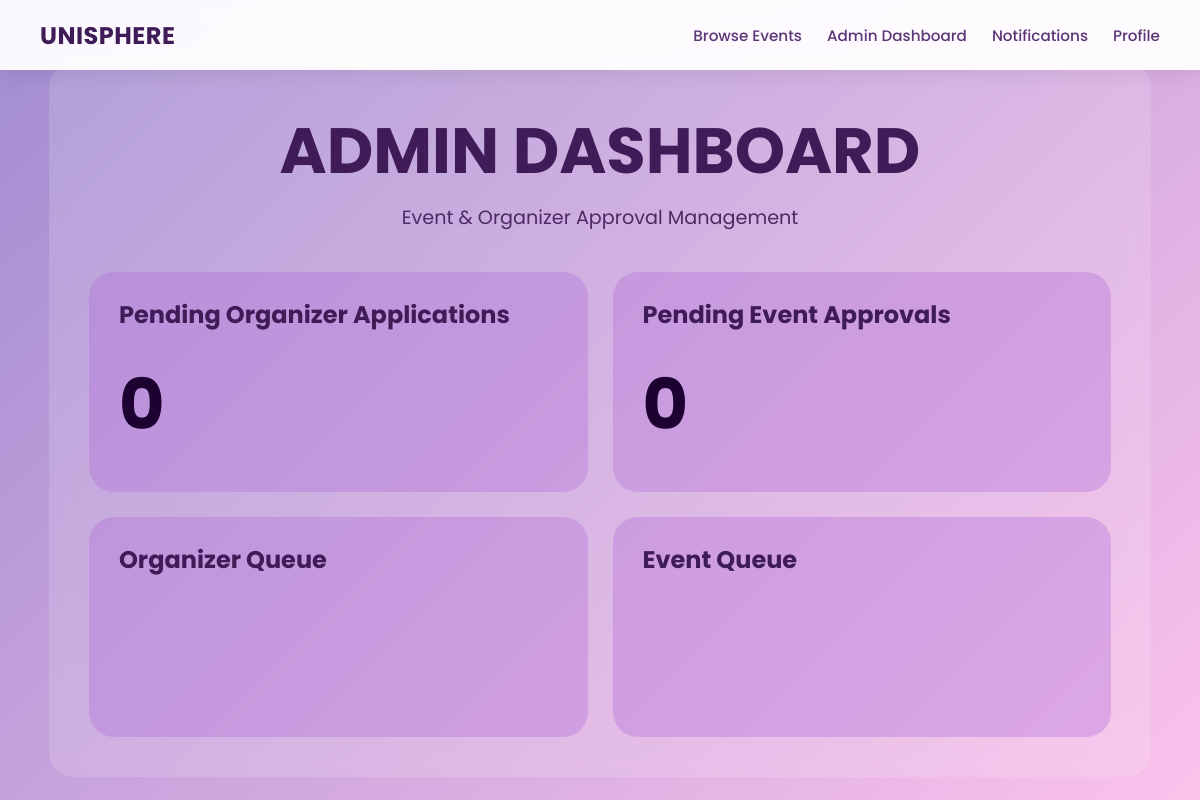
The page /admin_dashboard (signed in) on the database as committed earlier.
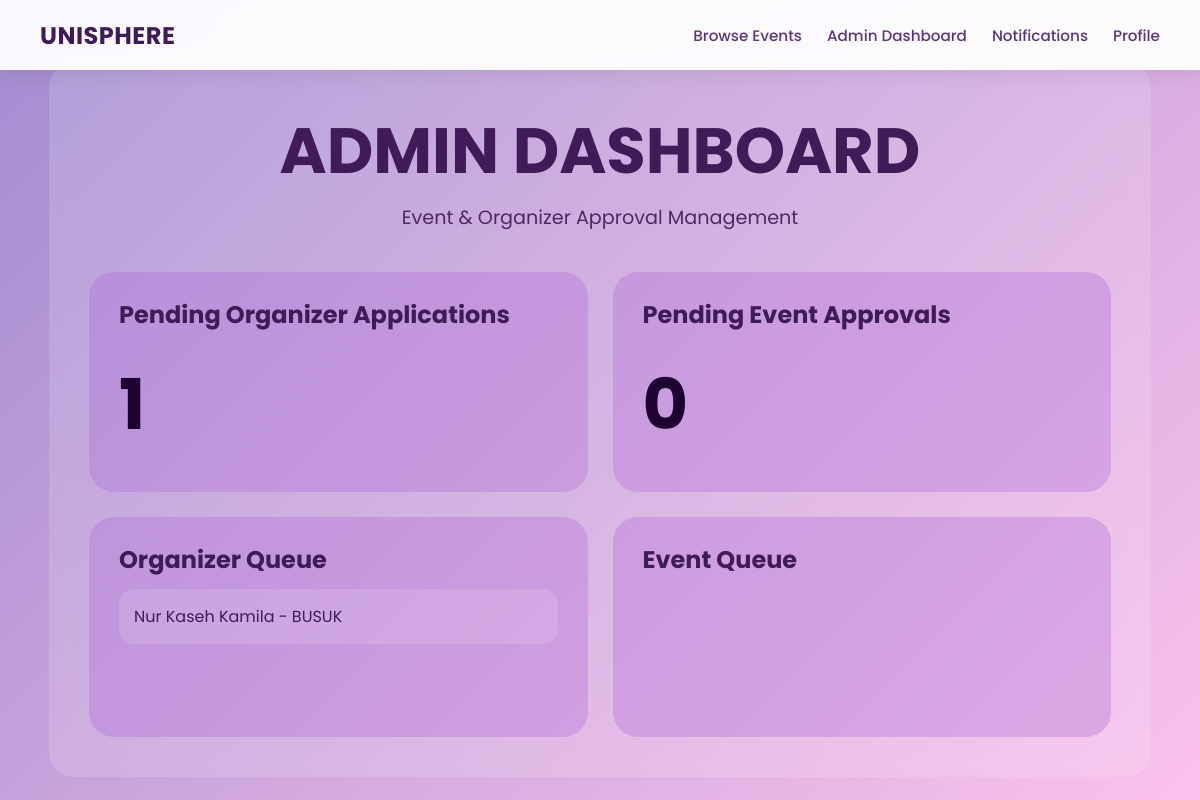
The same page on the database as committed later.
### tables this page shows
CREATE TABLE organizer_applications (
    application_id INTEGER PRIMARY KEY AUTOINCREMENT,
    student_id VARCHAR(10) NOT NULL,
    club_body TEXT NOT NULL,
    position_title TEXT NOT NULL,
    proof_document TEXT NOT NULL,
    application_status TEXT NOT NULL DEFAULT 'Pending' CHECK(application_status IN ('Pending', 'Approved', 'Rejected')),
    submitted_at TIMESTAMP DEFAULT CURRENT_TIMESTAMP,
    rejected_date DATE,
    FOREIGN KEY (student_id) REFERENCES users_general(student_id)
);

CREATE TABLE users_general (
    student_id varchar(10) PRIMARY KEY,
    name TEXT NOT NULL,
    username TEXT NOT NULL UNIQUE,
    email TEXT NOT NULL UNIQUE,
    password TEXT NOT NULL,
    keyword TEXT,
    role TEXT NOT NULL CHECK(role IN ('user', 'organizer', 'admin')),
    is_verified INTEGER DEFAULT 0,
    pending_email TEXT,
    security_question TEXT
);

### app.py (the view)
@app.route('/admin_dashboard')
def admin_dashboard():
    username = session.get('user')
    if not username:
        return redirect(url_for('signin'))
    if session.get('role') != 'admin':
        flash("Access denied.")
        return redirect(url_for('user_dashboard'))
    conn = get_db_connection()
    cursor = conn.cursor()
    cursor.execute("""SELECT * FROM users_general WHERE username = ?""", (username,))
    user = cursor.fetchone()
    if user is None:
        conn.close()
        return redirect(url_for('signin'))
    cursor.execute("""SELECT organizer_applications.*, users_general.name, users_general.username, users_general.email,
    users_general.keyword FROM organizer_applications JOIN users_general ON organizer_applications.student_id = users_general.student_id
    WHERE organizer_applications.application_status = ?""", ("Pending",))
    organizer_applications = cursor.fetchall()
    cursor.execute("SELECT * FROM events WHERE event_status = ?", ('Pending',))
    pending_events = cursor.fetchall()
    conn.close()
    return render_template('admin_dashboard.html', user=user, organizer_applications=organizer_applications, pending_events=pending_events)

### app.py (called while the page is built)
def get_db_connection():
    conn = sqlite3.connect('database.db')
    conn.row_factory = sqlite3.Row
    conn.execute("PRAGMA foreign_keys = 1")
    return conn

@app.context_processor
def inject_notifications():
    if 'student_id' not in session:
        return dict(unread_notifications=0)
    conn = get_db_connection()
    cursor = conn.cursor()
    cursor.execute("SELECT COUNT(*) AS total FROM notifications WHERE student_id = ? AND is_read = 0",
    (session['student_id'],))
    result = cursor.fetchone()
    conn.close()
    return dict(unread_notifications=result['total'])

### templates/admin_dashboard.html (shortened to what this page needs)
<!DOCTYPE html>
<html lang="en">
    <head>
    </head>
    <body>
        <nav class="navbar">
            <a class="navbar-brand" href="/user_dashboard">UniSphere</a>
            <div class="navbar-links">
                {% if session.get('role') == 'user' %}
                    <a href="/eventbrowsing">Browse Events</a>
                    <a href="/be_organizer">Become Organizer</a>
                    <a href="/notifications" class="notification-link">
                        Notifications
                        {% if unread_notifications > 0 %}
                            <span class="notification-dot"></span>
                        {% endif %}
                    </a>
                    <a href="/user_dashboard">Profile</a>
                {% elif session.get('role') == 'admin' %}
                    <a href="/eventbrowsing">Browse Events</a>
                    <a href="/admin_dashboard">Admin Dashboard</a>
                    <a href="/notifications" class="notification-link">
                        Notifications
                    </a>
                    <a href="/user_dashboard">Profile</a>
                {% endif %}
            </div>
        </nav>
        <div class="admin_dashboard">
            <h1 class="title">Admin Dashboard</h1>
            <p class="subtitle">Event & Organizer Approval Management</p>
            <div class="grid">
                <div class="card">
                    <h2>Pending Organizer Applications</h2>
                    <div class="big-number">{{ organizer_applications|length }}</div>
                </div>
                <div class="card">
                    <h2>Pending Event Approvals</h2>
                    <div class="big-number">{{ pending_events|length }}</div>
                </div>
                <div class="card">
                    <h2>Organizer Queue</h2>
                    {% for application in organizer_applications %}
                        <div class="request-item organizer-item"
                            data-id="{{ application.application_id }}"
                            data-student="{{ application.student_id }}"
                            data-name="{{ application.name }}"
                            data-username="{{ application.username }}"
                            data-email="{{ application.email }}"
                            data-club="{{ application.club_body }}"
                            data-position="{{ application.position_title }}"
                            data-doc="{{ application.proof_document }}">
                            {{ application.name }} - {{ application.club_body }}
                        </div>
                    {% endfor %}
                </div>
                <div class="card">
                    <h2>Event Queue</h2>
                </div>
            </div>
        </div>
    </body>
</html>

### templates/admin_dashboard.html (style rules this page uses)
* { margin: 0; padding: 0; box-sizing: border-box; font-family: 'Poppins', sans-serif; }
body { background: linear-gradient(135deg, #a18cd1 0%, #fbc2eb 100%); display: flex; justify-content: center; align-items: center; min-height: 100vh; padding: 20px; padding-top: 60px; }
.admin_dashboard { width: 95%; max-width: 1400px; padding: 40px; border-radius: 25px; background: rgba(255,255,255,0.15); backdrop-filter: blur(10px); display: flex; flex-direction: column; align-items: center; color: #351649; }
.title { font-size:4rem; font-weight:700; text-transform:uppercase; margin-bottom:5px; color:#3f1b57; }
.subtitle { font-size:1.2rem; opacity:0.9; margin-bottom:40px; color:#3f1b57; }
.grid { width:100%; max-width:1200px; display:grid; grid-template-columns:1fr 1fr; gap:25px; }
.card { background: rgba(176,106,214,0.35); border-radius:25px; padding:25px 30px; transition:all 0.3s ease; min-height:220px; }
.card h2, .profile-content p { color:#3f1b57; }
.navbar { position: fixed; top: 0; left: 0; width: 100%; height: 70px; background: rgba(255, 255, 255, 0.95); backdrop-filter: blur(8px); box-shadow: 0 4px 20px rgba(0, 0, 0, 0.08); display: flex; align-items: center; justify-content: space-between; padding: 0 40px; z-index: 1000; }
.notification-link { position:relative; }
.navbar-brand { font-size: 1.5rem; font-weight: 700; color: #3f1b57; text-decoration: none; text-transform: uppercase; letter-spacing: 0.5px; }
.navbar-links { display: flex; gap: 25px; align-items: center; }
.navbar-links a { color: #5c3576; text-decoration: none; font-size: 0.95rem; font-weight: 500; transition: color 0.2s; position: relative; padding: 4px 0; }
.navbar-links a::after { content: ''; position: absolute; width: 0; height: 2px; bottom: 0; left: 0; background-color: #7b2cbf; transition: width 0.2s ease; }
.big-number { font-size:70px; font-weight:700; margin-top:20px; color:#1d0131; }
.request-item { background:rgba(255,255,255,0.12); padding:15px; border-radius:15px; margin-top:12px; cursor:pointer; transition:0.2s; color:#3f1b57; }

Rows that differ between the two databases and show on the page:
added organizer_applications: name "Nur Kaseh Kamila", club_body "BUSUK"
Other text that changed with them:
{{ organizer_applications|length }}: "0" → "1"
